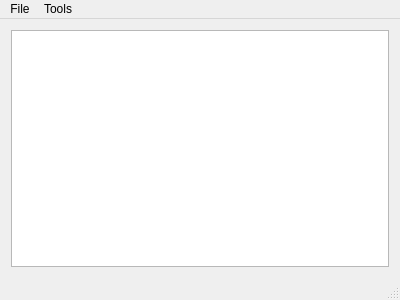
<?xml version="1.0" encoding="UTF-8"?>
<ui version="4.0">
 <class>MainWindow</class>
 <widget class="QMainWindow" name="MainWindow">
  <property name="geometry">
   <rect>
    <x>0</x>
    <y>0</y>
    <width>400</width>
    <height>300</height>
   </rect>
  </property>
  <property name="windowTitle">
   <string>MainWindow</string>
  </property>
  <widget class="QWidget" name="centralWidget">
   <layout class="QGridLayout" name="gridLayout">
    <item row="0" column="0">
     <widget class="QTableView" name="tableView"/>
    </item>
   </layout>
  </widget>
  <widget class="QMenuBar" name="menuBar">
   <property name="geometry">
    <rect>
     <x>0</x>
     <y>0</y>
     <width>400</width>
     <height>20</height>
    </rect>
   </property>
   <widget class="QMenu" name="menuFile">
    <property name="title">
     <string>File</string>
    </property>
    <widget class="QMenu" name="menuRecent_designs">
     <property name="title">
      <string>Recent designs</string>
     </property>
    </widget>
    <addaction name="actionLoad_EAGLE_design"/>
    <addaction name="separator"/>
    <addaction name="menuRecent_designs"/>
   </widget>
   <widget class="QMenu" name="menuHelp">
    <property name="title">
     <string>Tools</string>
    </property>
    <widget class="QMenu" name="menuLibrary">
     <property name="title">
      <string>Library tools</string>
     </property>
     <addaction name="actionSilkscreen_slicer"/>
    </widget>
    <addaction name="menuLibrary"/>
   </widget>
   <addaction name="menuFile"/>
   <addaction name="menuHelp"/>
  </widget>
  <widget class="QStatusBar" name="statusBar"/>
  <action name="actionLoad_EAGLE_design">
   <property name="text">
    <string>Load EAGLE design</string>
   </property>
  </action>
  <action name="actionFoo">
   <property name="text">
    <string>Foo</string>
   </property>
  </action>
  <action name="actionSilkscreen_slicer">
   <property name="text">
    <string>Silkscreen stop layer slicer</string>
   </property>
  </action>
 </widget>
 <layoutdefault spacing="6" margin="11"/>
 <resources/>
 <connections/>
</ui>
